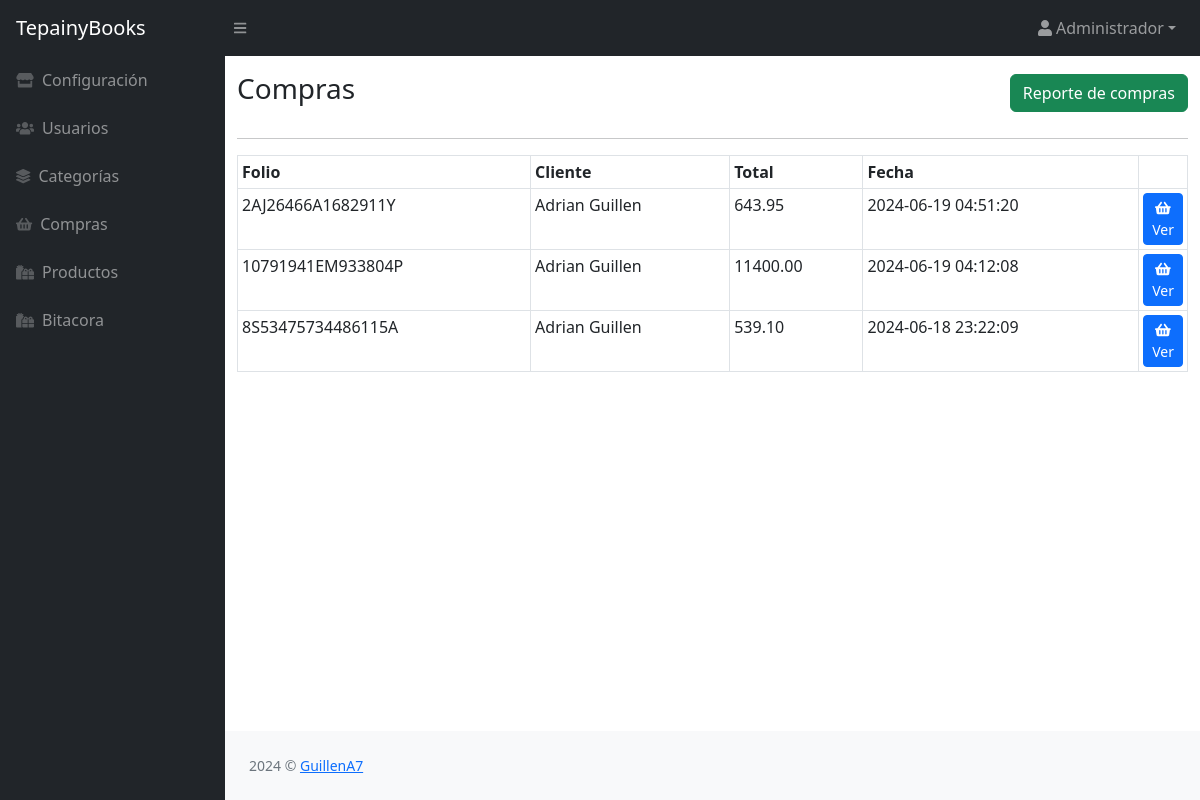
The page /compras/index.php (signed in) on the database its author committed.
### tables this page shows
CREATE TABLE `compra` (
  `id` int(11) NOT NULL,
  `id_transaccion` varchar(20) NOT NULL,
  `fecha` datetime NOT NULL,
  `status` varchar(20) NOT NULL,
  `email` varchar(50) NOT NULL,
  `id_cliente` varchar(20) NOT NULL,
  `total` decimal(10,2) NOT NULL,
  `medio_pago` varchar(10) DEFAULT NULL
);

### compras/index.php (the view, shortened to what this page needs)
<?php
$db = new Database();
$con = $db->conectar();
$sql = "SELECT id_transaccion, fecha, status, total, medio_pago, CONCAT(nombres,' ',apellidos) AS cliente
FROM compra
INNER JOIN clientes ON compra.id_cliente = clientes.id
ORDER BY fecha DESC";
$resultado = $con->query($sql);
require '../header.php';
?>
<main class="flex-shrink-0">
    <div class="container mt-3">
        <div class="d-sm-flex align-items-center justify-content-between mb-4">
            <h3>Compras</h3>
            <a class="btn btn-success" href="genera_reporte_compras.php">
                Reporte de compras
            </a>
        </div>
        <hr>
        <table id="datatablesSimple" class="table table-bordered table-sm">
            <thead>
                <tr>
                    <th>Folio</th>
                    <th>Cliente</th>
                    <th>Total</th>
                    <th>Fecha</th>
                    <th style="width: 5%" data-sortable="false"></th>
                </tr>
            </thead>
            <tbody>
                <?php while ($row = $resultado->fetch(PDO::FETCH_ASSOC)) { ?>
                    <tr>
                        <td><?php echo $row['id_transaccion']; ?></td>
                        <td><?php echo $row['cliente']; ?></td>
                        <td><?php echo $row['total']; ?></td>
                        <td><?php echo $row['fecha']; ?></td>
                        <td>
                            <button type="button" class="btn btn-sm btn-primary" data-bs-toggle="modal" data-bs-target="#detalleModal" data-bs-orden="<?php echo $row['id_transaccion']; ?>">
                                <i class="fas fa-shopping-basket"></i> Ver
                            </button>
                        </td>
                    </tr>
                <?php } ?>
            </tbody>
        </table>
    </div>
</main>
<?php include '../footer.php'; ?>

### rows shown on the page
compra: id_transaccion "2AJ26466A1682911Y", cliente "Adrian Guillen", total "643.95", fecha "2024-06-19 04:51:20"
compra: id_transaccion "10791941EM933804P", cliente "Adrian Guillen", total "11400.00", fecha "2024-06-19 04:12:08"
compra: id_transaccion "8S53475734486115A", cliente "Adrian Guillen", total "539.10", fecha "2024-06-18 23:22:09"

### other values the page prints
$_SESSION['user_name'] "Administrador"
